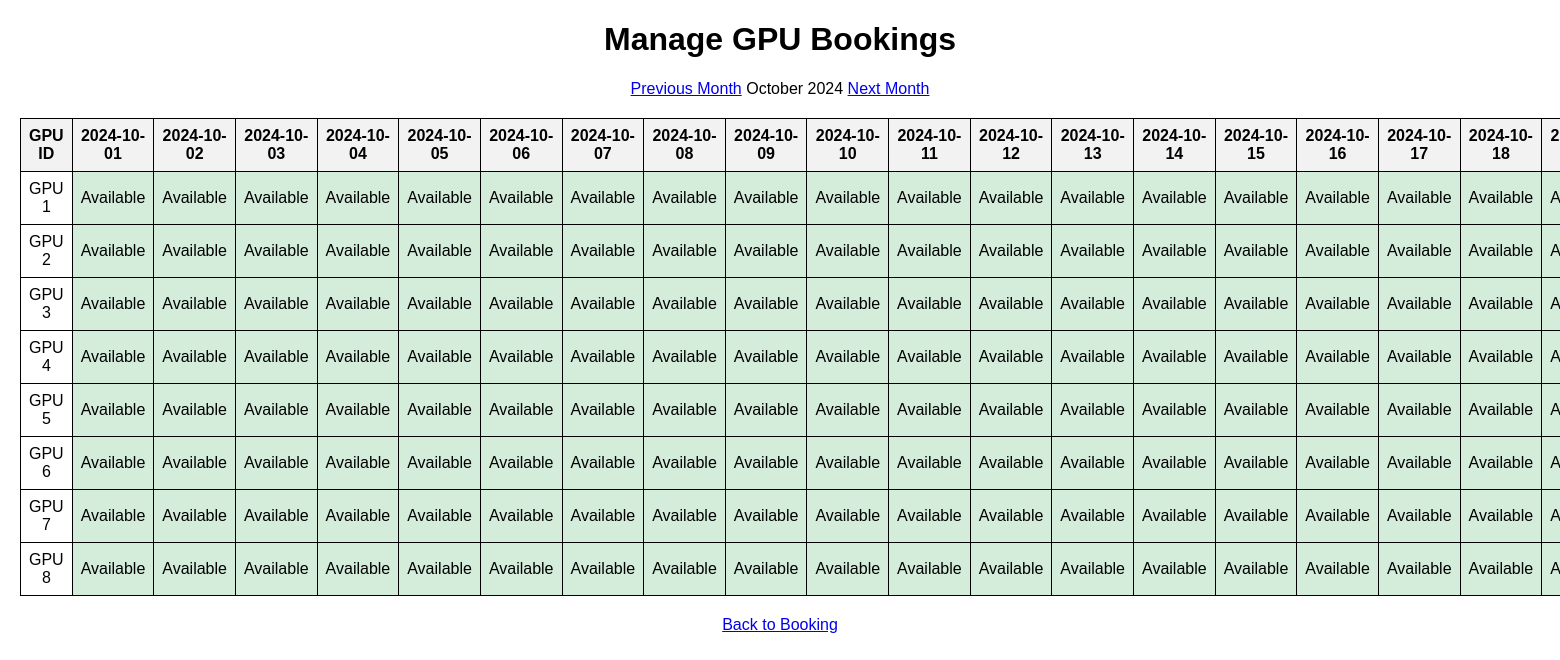
Page /manage_bookings?month_offset=-1 on the committed database.
### main.py (models this page shows)
class GPU(db.Model):
    id = db.Column(db.Integer, primary_key=True)
    bookings = db.relationship('Booking', backref='gpu', lazy=True)

### main.py (the view)
@app.route('/manage_bookings')
def manage_bookings():
    month_offset = int(request.args.get('month_offset', 0))
    current_date = datetime.utcnow().replace(day=1)
    target_month = current_date.month + month_offset
    target_year = current_date.year + (target_month - 1) // 12
    target_month = (target_month - 1) % 12 + 1
    start_date = datetime(target_year, target_month, 1)
    next_month = (start_date.replace(day=28) + timedelta(days=4)).replace(day=1)
    days_in_month = (next_month - start_date).days
    gpus = GPU.query.all()
    end_date = start_date + timedelta(days=days_in_month)
    bookings = Booking.query.filter(Booking.date >= start_date, Booking.date < end_date).all()
    bookings_dict = {}
    for booking in bookings:
        bookings_dict.setdefault(booking.date, {})[booking.gpu_id] = booking
    return render_template(
        'manage_bookings.html',
        gpus=gpus,
        bookings=bookings_dict,
        start_date=start_date,
        days_in_month=days_in_month,
        month_offset=month_offset,
        timedelta=timedelta
    )

### templates/manage_bookings.html (shortened to what this page needs)
<!DOCTYPE html>
<html lang="en">
<head>
</head>
<body>
    <h1>Manage GPU Bookings</h1>
    <div class="navigation">
        <a href="{{ url_for('manage_bookings', month_offset=month_offset-1) }}">Previous Month</a>
        <span>{{ start_date.strftime('%B %Y') }}</span>
        <a href="{{ url_for('manage_bookings', month_offset=month_offset+1) }}">Next Month</a>
    </div>
    <table>
        <thead>
            <tr>
                <th>GPU ID</th>
                {% for day in range(days_in_month) %}
                    {% set current_date = (start_date + timedelta(days=day)).date() %}
                    <th>{{ current_date.strftime('%Y-%m-%d') }}</th>
                {% endfor %}
            </tr>
        </thead>
        <tbody>
            {% for gpu in gpus %}
                <tr>
                    <td>GPU {{ gpu.id }}</td>
                    {% for day in range(days_in_month) %}
                        {% set current_date = (start_date + timedelta(days=day)).date() %}
                        {% if bookings.get(current_date) and bookings[current_date].get(gpu.id) %}
                            <td class="booked">
                                <div>Booked by: {{ bookings[current_date][gpu.id].booker_name }}</div>
                                <div>Purpose: {{ bookings[current_date][gpu.id].purpose }}</div>
                                <form action="{{ url_for('free_booking') }}" method="post">
                                    <input type="hidden" name="booking_id" value="{{ bookings[current_date][gpu.id].id }}">
                                    <input type="hidden" name="month_offset" value="{{ month_offset }}">
                                    <button type="submit">Remove</button>
                                </form>
                            </td>
                        {% else %}
                            <td class="available">Available</td>
                        {% endif %}
                    {% endfor %}
                </tr>
            {% endfor %}
        </tbody>
    </table>
    <div class="footer">
        <a href="{{ url_for('index') }}">Back to Booking</a>
    </div>
</body>
</html>

### templates/manage_bookings.html (style rules this page uses)
body { font-family: Arial, sans-serif; margin: 20px; }
h1 { text-align: center; }
.navigation { text-align: center; margin-bottom: 20px; }
table { width: 100%; border-collapse: collapse; margin-bottom: 20px; }
th, td { border: 1px solid black; padding: 8px; text-align: center; }
th { background-color: #f2f2f2; }
.available { background-color: #d4edda; }
.footer { text-align: center; margin-top: 20px; }

### rows in the picture
GPU: id "1"
GPU: id "2"
GPU: id "3"
GPU: id "4"
GPU: id "5"
GPU: id "6"
GPU: id "7"
GPU: id "8"

### other values in the picture
{{ start_date.strftime('%B %Y') }} "October 2024"
{{ current_date.strftime('%Y-%m-%d') }} "2024-10-01" "2024-10-02" "2024-10-03" "2024-10-04" "2024-10-05" "2024-10-06" "2024-10-07" "2024-10-08" "2024-10-09" "2024-10-10" "2024-10-11" "2024-10-12" "2024-10-13" "2024-10-14" "2024-10-15" "2024-10-16" "2024-10-17" "2024-10-18"
